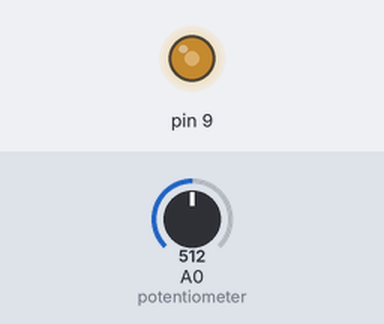
This sketch was run on a simulated Arduino Uno, built with avr-gcc and run on an emulated ATmega328P. Shown: output pins drawn as LEDs (lit = HIGH). The inputs (shaded band) are chosen by the test bench; at power-on: A0 (potentiometer) = 512.

Above: at 1.2 s.
1.3 s: A0 (potentiometer) set to 716
At 2.2 s:
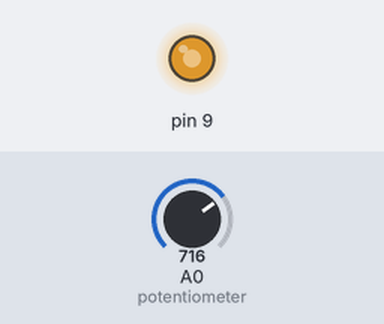
2.8 s: A0 (potentiometer) set to 900
At 3.5 s:
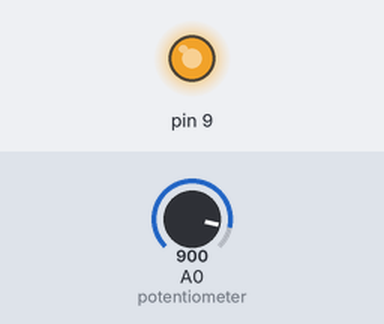
4.3 s: A0 (potentiometer) set to 122
At 5.5 s:
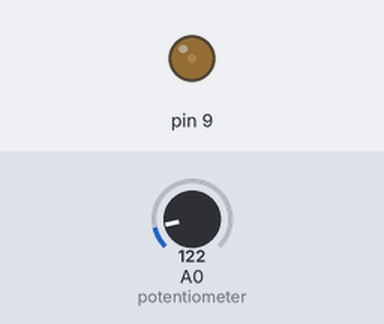
5.8 s: A0 (potentiometer) set to 0
At 7.0 s:
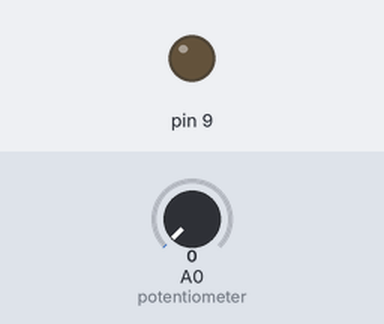
7.3 s: A0 (potentiometer) set to 511
At 8.0 s:
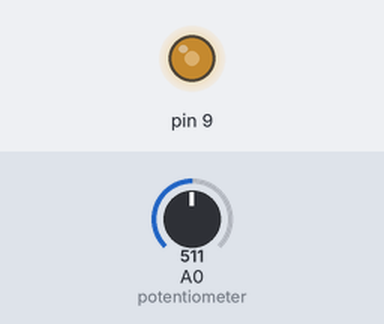
Timing chart, 0 to 9.8 s (numbered marks = the images above; inputs shaded):
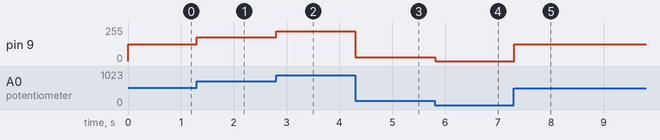

The sketch:

sketch.ino
```cpp
void setup() {
  pinMode(9, OUTPUT);
}

void loop() {
  int potencia = analogRead(A0);
  int brilho = map(potencia, 0, 1023, 0, 255);
  analogWrite(9, brilho);
  delay(10);
}
```

Measured:
- after the input at 1.3 s, pin 9: 127/255 → 178/255 at once
- after the input at 2.8 s, pin 9: 178/255 → 224/255 at once
- after the input at 4.3 s, pin 9: 224/255 → 30/255 at once
- after the input at 5.8 s, pin 9: 30/255 → 0/255 at once
- after the input at 7.3 s, pin 9: 0/255 → 127/255 at once
